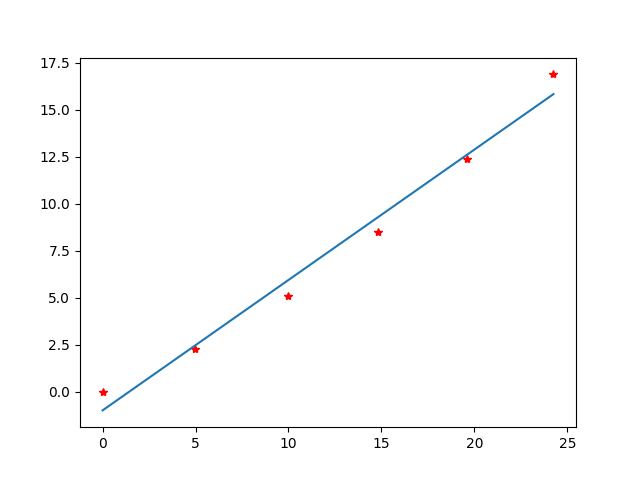

Write the Python code that produced this figure.
import numpy as np

import matplotlib.pyplot as plt

#np.linspace(startpoint,endpoint,number of points)
t=np.linspace(0,5,6)
print(t)

x=np.zeros(len(t))
y=np.zeros(len(t))

for i in range(len(t)):
    x[i]=5*t[i] - 0.006*t[i]**3
    y[i]=2*t[i] + 0.275*t[i]**2

print(np.polyfit(x,y,2,full=True))

#coeff=np.polyfit(x,y,degree)

coeff=np.polyfit(x,y,1)

#f=coeff[0]*x + coeff[1] ------ for deg 1
#f=coeff[0]*x**2 + coeff[1]*x + coeff[2] ------ for deg 2
#f=coeff[0]*x**3 + coeff[1]*x**2 + coeff[2]*x + coeff[3] ------ for deg 3

f=np.poly1d(coeff)

xnew=np.linspace(x[0],x[-1],50)
ynew=f(xnew)
plt.plot(x,y,"r*")
print(xnew)
plt.plot(xnew,ynew)
plt.show()
